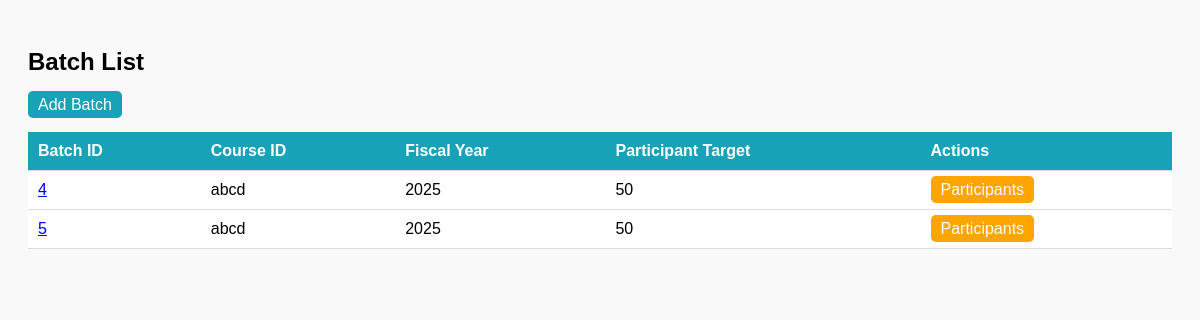
Before: /batches/course/7/ with the older database file.
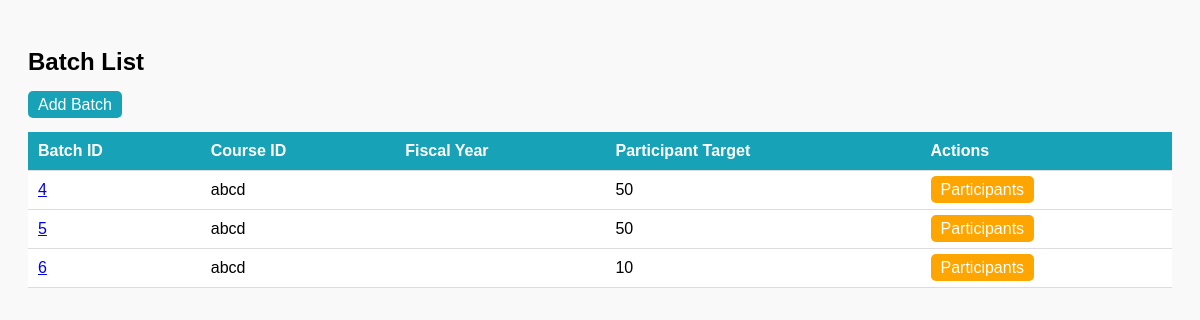
After: the same page with the newer database file.
### batches/models.py (models this page shows, shortened)
class Batch(models.Model):
    id = models.AutoField(primary_key=True)
    Center_id = models.ForeignKey(Center, on_delete=models.CASCADE)
    Course_id = models.ForeignKey(Course, on_delete=models.CASCADE)
    Fiscal_year = models.CharField(max_length=10, default="N/A")  # <- default added
    Participant_target = models.IntegerField()
    Course_target = models.IntegerField()
    Proposed_start_date = models.DateField(null=True, blank=True)
    Proposed_end_date = models.DateField(null=True, blank=True)
    Actual_start_date = models.DateField(null=True, blank=True)
    Actual_end_date = models.DateField(null=True, blank=True)
    class Meta:
        db_table = "Batch_table"

### courses/models.py (models this page shows)
class Course(models.Model):
    id = models.AutoField(primary_key=True)
    Center_id = models.IntegerField()
    Course_name = models.CharField(max_length=255)
    Course_duration = models.CharField(max_length=255)
    Batch_number = models.IntegerField()
    class Meta:
        db_table = "Course_table"  # Explicitly link to your existing table
    def __str__(self):
        return self.Course_name

### batches/views.py (the view)
# urls.py: path('course/<int:course_id>/', views.BatchByCourseView.as_view(), name='batches_by_course'),
class BatchByCourseView(ListView):
    model = Batch
    template_name = "batches/batches_by_course.html"
    context_object_name = "batches"
    ordering = ["-id"]
    def get_queryset(self):
        self.course = get_object_or_404(Course, pk=self.kwargs['course_id'])
        return Batch.objects.filter(Course_id=self.course.id).order_by('-Fiscal_year')
    def get_context_data(self, **kwargs):
        context = super().get_context_data(**kwargs)
        context['course'] = self.course
        return context

### batches/templates/batches/batch_list.html (shortened to what this page needs)
<!DOCTYPE html>
<html>
<head>
</head>
<body>
    <h2>Batch List</h2>
    <a href="{% url 'batches:batch_add' %}" class="button">Add Batch</a>
    <br><br>
    <table>
        <tr>
            <th>Batch ID</th>
            <th>Course ID</th>
            <th>Fiscal Year</th>
            <th>Participant Target</th>
            <th>Actions</th>
        </tr>
        {% for batch in batches %}
        <tr>
            <td><a href="{% url 'batches:batch_detail' batch.pk %}">{{ batch.id }}</a></td>
            <td>{{ batch.Course_id }}</td>
            <td>{{ batch.Fiscal_year|date:"Y" }}</td>
            <td>{{ batch.Participant_target }}</td>
            <td>
                <a href="{% url 'batches:batch_participants' batch.pk %}" class="button" style="background: orange;">Participants</a>
            </td>
        </tr>
        {% empty %}
        <tr><td colspan="5">No batches found.</td></tr>
        {% endfor %}
    </table>
</body>
</html>

Changed rows visible on the page:
shown differently, row unchanged: Batch id 4: Fiscal_year "2025" → (not shown)
shown differently, row unchanged: Batch id 5: Fiscal_year "2025" → (not shown)
added Batch: id "6", Course_id "abcd", Participant_target "10"
